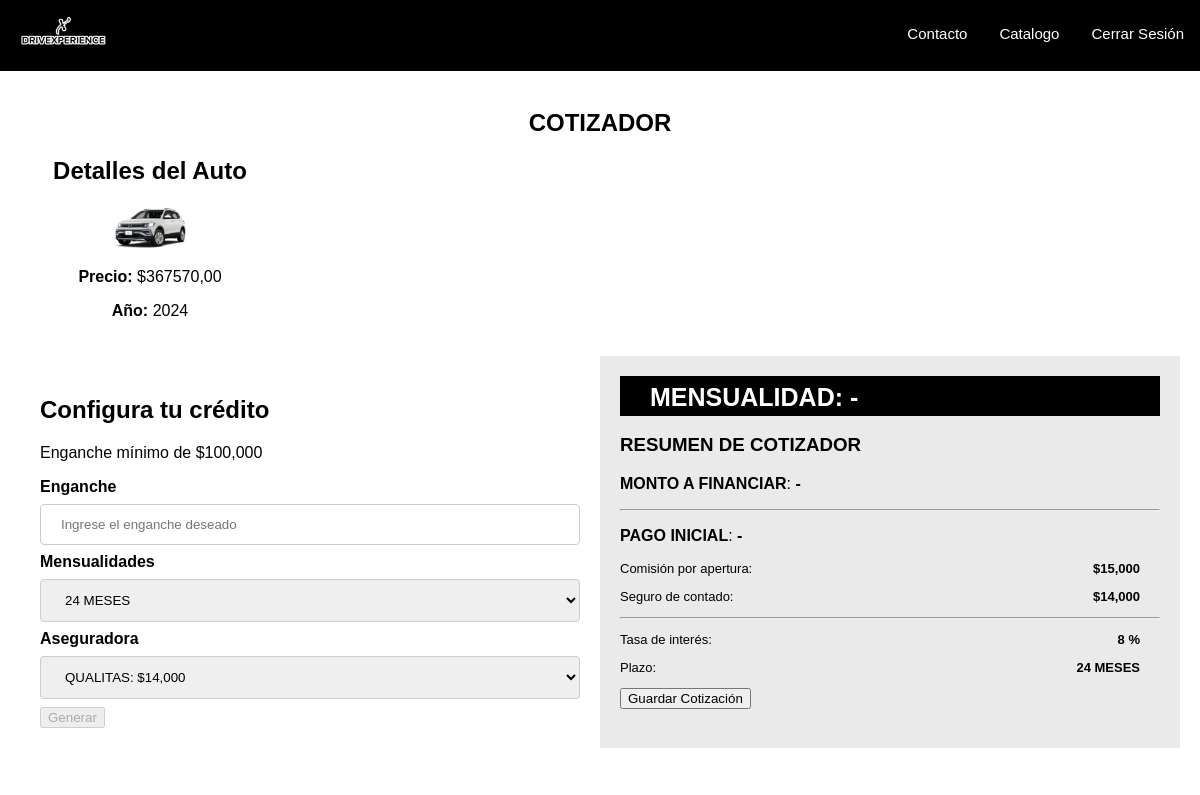
Page /cotizador/5 (signed in) on the committed database.
### tienda/models.py (models this page shows, shortened)
class Vehículo(models.Model):
    marca = models.CharField(max_length=30)
    modelo = models.CharField(max_length=30)
    año = models.CharField(max_length=4)
    especificaciones = models.CharField(max_length=200)
    precioLista = models.DecimalField(max_digits=10, decimal_places=2)
    interesAnual = models.DecimalField(max_digits=10, decimal_places=2, default=0)
    interesMensual = models.DecimalField(max_digits=10, decimal_places=2, default=0)
    fotoLateral = models.ImageField(default='acura.png', upload_to='autosTresCuartos/')

### tienda/views.py (the view)
# urls.py: path('cotizador/<int:vehículoId>', views.CotizadorView, name='cotizador'),
@login_required
def CotizadorView(request, vehículoId):
    vehículo = get_object_or_404(Vehículo, id=vehículoId)
    return render(request, 'cotizador.html', {'vehículo': vehículo})

### tienda/templates/Cotizador.html (shortened to what this page needs)
<!DOCTYPE html>
<html lang="en">
  <head>
    {% load static %}
    <link rel="stylesheet" type="text/css" href="{% static 'css/style.css' %}" />
    <link rel="stylesheet" type="text/css" href="{% static 'css/cotizador.css' %}" />
  </head>
  <body class="body">
    <nav class="topnav">
      <a class="home-nav" href="{% url 'indexCar' %}"><img src="{% static 'image/logo.jpg' %}" alt="logo" /></a>
      {% if request.user.is_authenticated %}
        <a class="bar-nav">Cerrar Sesión</a>
      {% else %}
        <a class="bar-nav" href="{% url 'login' %}">Inicio de sesión</a>
      {% endif %}
      <a class="bar-nav" href="{% url 'catalogo' %}">Catalogo</a>
      <a class="bar-nav" href="#">Contacto</a>
    </nav>
    <br />
    <h2 style="text-align: center">COTIZADOR</h2>
    <div class="car-container">
      <h2>Detalles del Auto</h2>
      <img src="{{ vehículo.fotoLateral.url }}" style="width: 30%" alt="Foto del auto" />
      <p><b>Precio:</b> <span id="precioLista"> ${{ vehículo.precioLista }} </span></p>
      <p><b>Año:</b> <span> {{ vehículo.año }}</span></p>
    </div>
    <div class="container">
      <div class="left-column">
        <h2>Configura tu crédito</h2>
        <p>Enganche mínimo de $100,000</p>
        <div class="Form">
          <form id="formEnganche">
            <label for="enganche">Enganche</label>
            <input
              type="number"
              id="enganche"
              name="enganche"
              placeholder="Ingrese el enganche deseado"
              min="70000"
              required
            />
            <label for="plazoSelect">Mensualidades</label>
            <select id="plazoSelect" name="plazo">
              <option value="24">24 MESES</option>
            </select>
            <label for="aseguradora">Aseguradora</label>
            <select name="aseguradora" id="aseguradora">
              <option value="qualitas">QUALITAS: $14,000</option>
            </select>
            <input type="button" value="Generar" id="submitBtn" disabled />
          </form>
        </div>
      </div>
      <div class="right-column">
        <div class="nav">
          <p class="text-nav-right-column">
            <span>MENSUALIDAD:</span>
            <span id="mensualidad">-</span>
          </p>
        </div>
        <h3><b>RESUMEN DE COTIZADOR</b></h3>
        <p class="text-bold-right-column">
          <span class="label"><b>MONTO A FINANCIAR</b>:</span>
          <span class="result" id="montoFinanciar">-</span>
        </p>
        <hr />
        <p class="text-bold-right-column">
          <span class="label"><b>PAGO INICIAL</b>: </span>
          <span class="result" id="pagoInicial">-</span>
        </p>
        <p class="text-right-column">
          <span class="label">Comisión por apertura:</span>
          <span class="result" id="comisionApertura">$15,000</span>
        </p>
        <p class="text-right-column">
          <span class="label">Seguro de contado: </span>
          <span class="result" id="seguroContado">$14,000</span>
        </p>
        <hr />
        <p class="text-right-column">
          <span class="label">Tasa de interés:</span>
          <span class="result" id="tasaInteres">8 %</span>
        </p>
        <p class="text-right-column">
          <span class="label">Plazo:</span>
          <span class="result" id="plazoLabel">24 MESES</span>
        </p>
        <input type="button" id="guardarCotizacion" value="Guardar Cotización" />
      </div>
    </div>
  </body>
</html>

### Agencia/static/css/style.css (style rules this page uses)
body, html { height: 100%; margin: 0; font-family: Arial, Helvetica, sans-serif; background-color: white; scroll-behavior: smooth; }
.topnav { background-color: black; overflow: hidden; }
.home-nav { flex: auto; float: left; color: white; text-align: center; padding: 14px 16px; text-decoration: none; font-size: 15px; }
.home-nav img { height: 40px; width: auto; }
.bar-nav { float: right; color: white; text-align: center; padding: 15px 16px; text-decoration: none; font-size: 12px; margin-top: 10px; font-size: 15px; }
* { box-sizing: border-box; }
.container { float: left; width: 100%; color: #f1f1f1; padding: 20px; display: flex; justify-content: space-between; }

### Agencia/static/css/cotizador.css (style rules this page uses)
body { font-family: Arial, sans-serif; margin: 0; padding: 0; background-color: white; }
.car-container { text-align: center; width: 300px; }
.container { display: flex; background-color: white; }
.left-column, .right-column { flex: 1; padding: 20px; }
.left-column { color: black; background-color: white; }
.Form { font-weight: bold; }
.right-column { color: black; background-color: #eaeaea; }
.right-column .nav { width: 100%; height: 40px; background-color: black; color: white; }
.text-nav-right-column { font-size: 25px !important; text-align: left; padding-left: 30px; margin-top: 0px; padding-top: 7px; font-weight: bold; }
.label { text-align: left; }
.result { text-align: right; margin-left: auto; padding-right: 20px; font-weight: bold; }
.text-right-column { color: black; display: flex; justify-content: space-between; align-items: center; font-size: 13px; }
.text-right-column .result { text-align: right; margin-left: auto; padding-right: 20px; }
input[type=text], select { width: 100%; padding: 12px 20px; margin: 8px 0; display: block; border: 1px solid #ccc; border-radius: 4px; box-sizing: border-box; }
input[type=number], select { width: 100%; padding: 12px 20px; margin: 8px 0; display: block; border: 1px solid #ccc; border-radius: 4px; box-sizing: border-box; }

### rows in the picture
Vehículo: fotoLateral (picture), precioLista "367570,00", año "2024"
